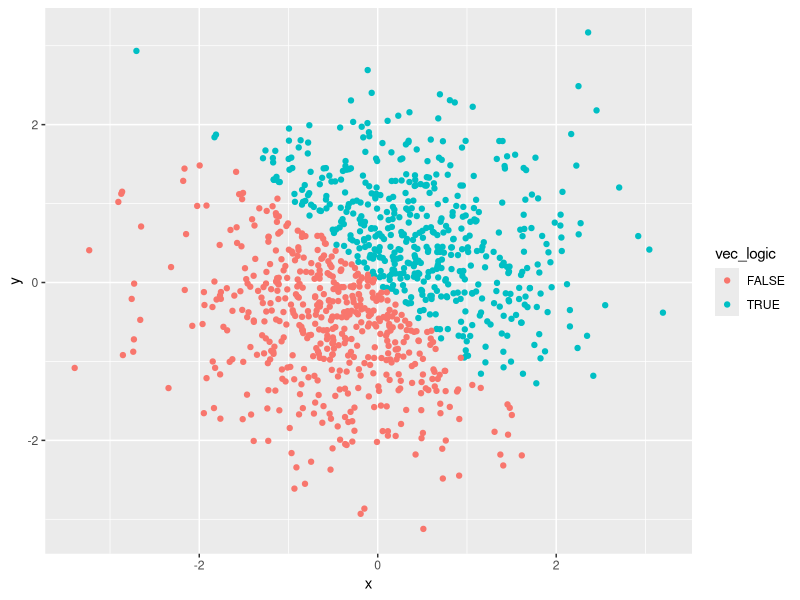
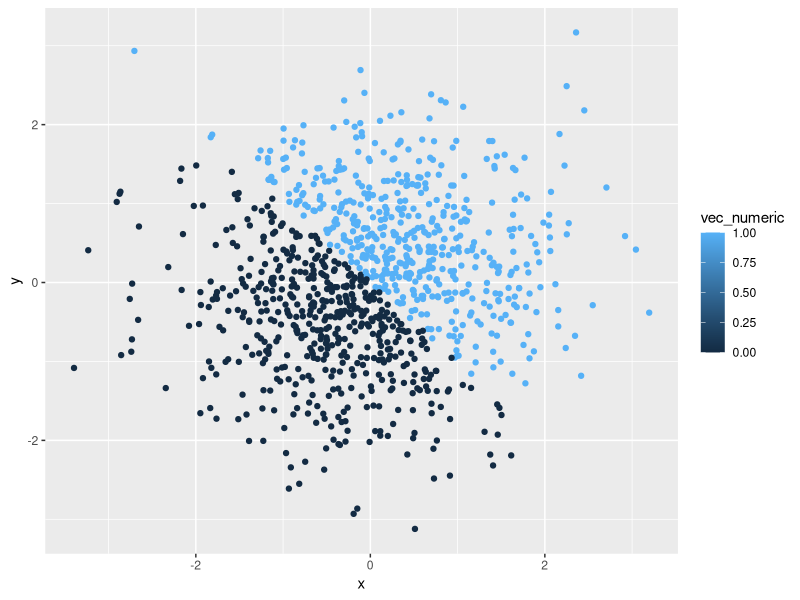
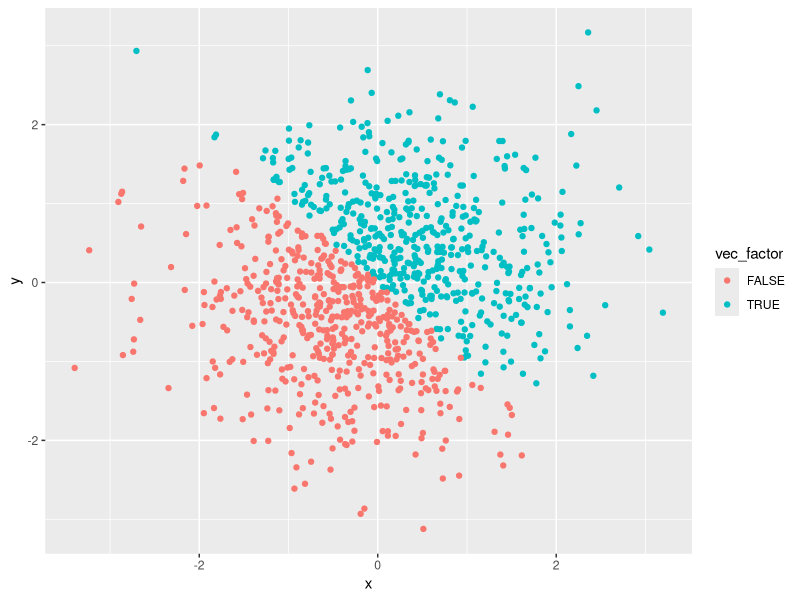

These charts were generated, in order, by the following R code:
## ---- chunk 1
library(tidyverse)
## ---- chunk 2
set.seed(1234)
problem_one_df = tibble(
  vec_numeric = runif(10, 0, 5),
  vec_char = c("elephant", "giraffe", "dog", "cat", "cow", "fish", "kangaroo", "zebra", "monkey", "snake"),
  vec_factor = factor(c("red", "orange", "yellow", "green", "blue", "purple", "pink", "white", "black", "grey")),
  vec_logic = (vec_numeric > 2))

## ---- chunk 3

problem_two_df = tibble(
  x = rnorm(1000),
  y = rnorm(1000),
  vec_logic = (x + y > 0)
)

problem_two_df$vec_numeric = as.numeric(problem_two_df$vec_logic)
problem_two_df$vec_factor = as.factor(problem_two_df$vec_logic)
## ---- chunk 4

ggplot(problem_two_df, aes(x = x, y = y, color = vec_logic)) + geom_point()
## ---- chunk 5

ggplot(problem_two_df, aes(x = x, y = y, color = vec_numeric)) + geom_point()
## ---- chunk 6

ggplot(problem_two_df, aes(x = x, y = y, color = vec_factor)) + geom_point()
